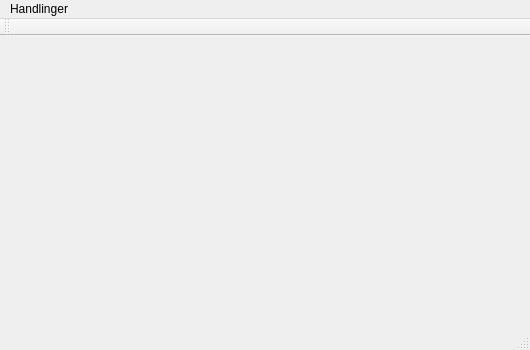
<?xml version="1.0" encoding="UTF-8"?>
<ui version="4.0">
 <class>MainWindow</class>
 <widget class="QMainWindow" name="MainWindow">
  <property name="geometry">
   <rect>
    <x>0</x>
    <y>0</y>
    <width>530</width>
    <height>350</height>
   </rect>
  </property>
  <property name="sizePolicy">
   <sizepolicy hsizetype="Fixed" vsizetype="Fixed">
    <horstretch>0</horstretch>
    <verstretch>0</verstretch>
   </sizepolicy>
  </property>
  <property name="minimumSize">
   <size>
    <width>530</width>
    <height>350</height>
   </size>
  </property>
  <property name="maximumSize">
   <size>
    <width>530</width>
    <height>350</height>
   </size>
  </property>
  <property name="windowTitle">
   <string>Home Automation</string>
  </property>
  <property name="toolButtonStyle">
   <enum>Qt::ToolButtonTextOnly</enum>
  </property>
  <property name="animated">
   <bool>false</bool>
  </property>
  <property name="tabShape">
   <enum>QTabWidget::Rounded</enum>
  </property>
  <widget class="QWidget" name="centralWidget">
   <widget class="QStackedWidget" name="MainW_StackedWidget">
    <property name="geometry">
     <rect>
      <x>0</x>
      <y>0</y>
      <width>530</width>
      <height>300</height>
     </rect>
    </property>
    <property name="sizePolicy">
     <sizepolicy hsizetype="Fixed" vsizetype="Fixed">
      <horstretch>0</horstretch>
      <verstretch>0</verstretch>
     </sizepolicy>
    </property>
    <property name="minimumSize">
     <size>
      <width>530</width>
      <height>300</height>
     </size>
    </property>
    <property name="maximumSize">
     <size>
      <width>530</width>
      <height>300</height>
     </size>
    </property>
    <property name="frameShape">
     <enum>QFrame::NoFrame</enum>
    </property>
   </widget>
  </widget>
  <widget class="QMenuBar" name="menuBar">
   <property name="geometry">
    <rect>
     <x>0</x>
     <y>0</y>
     <width>530</width>
     <height>21</height>
    </rect>
   </property>
   <property name="autoFillBackground">
    <bool>true</bool>
   </property>
   <property name="defaultUp">
    <bool>false</bool>
   </property>
   <property name="nativeMenuBar">
    <bool>false</bool>
   </property>
   <widget class="QMenu" name="menuHandlinger">
    <property name="title">
     <string>Handlinger</string>
    </property>
    <addaction name="actionLuk"/>
   </widget>
   <addaction name="menuHandlinger"/>
  </widget>
  <widget class="QToolBar" name="mainToolBar">
   <attribute name="toolBarArea">
    <enum>TopToolBarArea</enum>
   </attribute>
   <attribute name="toolBarBreak">
    <bool>false</bool>
   </attribute>
  </widget>
  <widget class="QStatusBar" name="statusBar"/>
  <action name="actionLuk">
   <property name="text">
    <string>Luk</string>
   </property>
  </action>
 </widget>
 <layoutdefault spacing="6" margin="11"/>
 <resources/>
 <connections/>
</ui>
